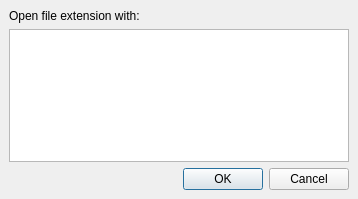
<?xml version="1.0" encoding="UTF-8"?>
<ui version="4.0">
 <class>Core::Internal::OpenWithDialog</class>
 <widget class="QWidget" name="Core::Internal::OpenWithDialog">
  <property name="geometry">
   <rect>
    <x>0</x>
    <y>0</y>
    <width>358</width>
    <height>199</height>
   </rect>
  </property>
  <property name="windowTitle">
   <string>Open File With...</string>
  </property>
  <layout class="QVBoxLayout">
   <property name="spacing">
    <number>6</number>
   </property>
   <property name="margin">
    <number>9</number>
   </property>
   <item>
    <widget class="QLabel" name="label">
     <property name="text">
      <string>Open file extension with:</string>
     </property>
    </widget>
   </item>
   <item>
    <widget class="QListWidget" name="editorListWidget"/>
   </item>
   <item>
    <widget class="QDialogButtonBox" name="buttonBox">
     <property name="orientation">
      <enum>Qt::Horizontal</enum>
     </property>
     <property name="standardButtons">
      <set>QDialogButtonBox::Cancel|QDialogButtonBox::Ok</set>
     </property>
    </widget>
   </item>
  </layout>
 </widget>
 <resources/>
 <connections/>
</ui>
